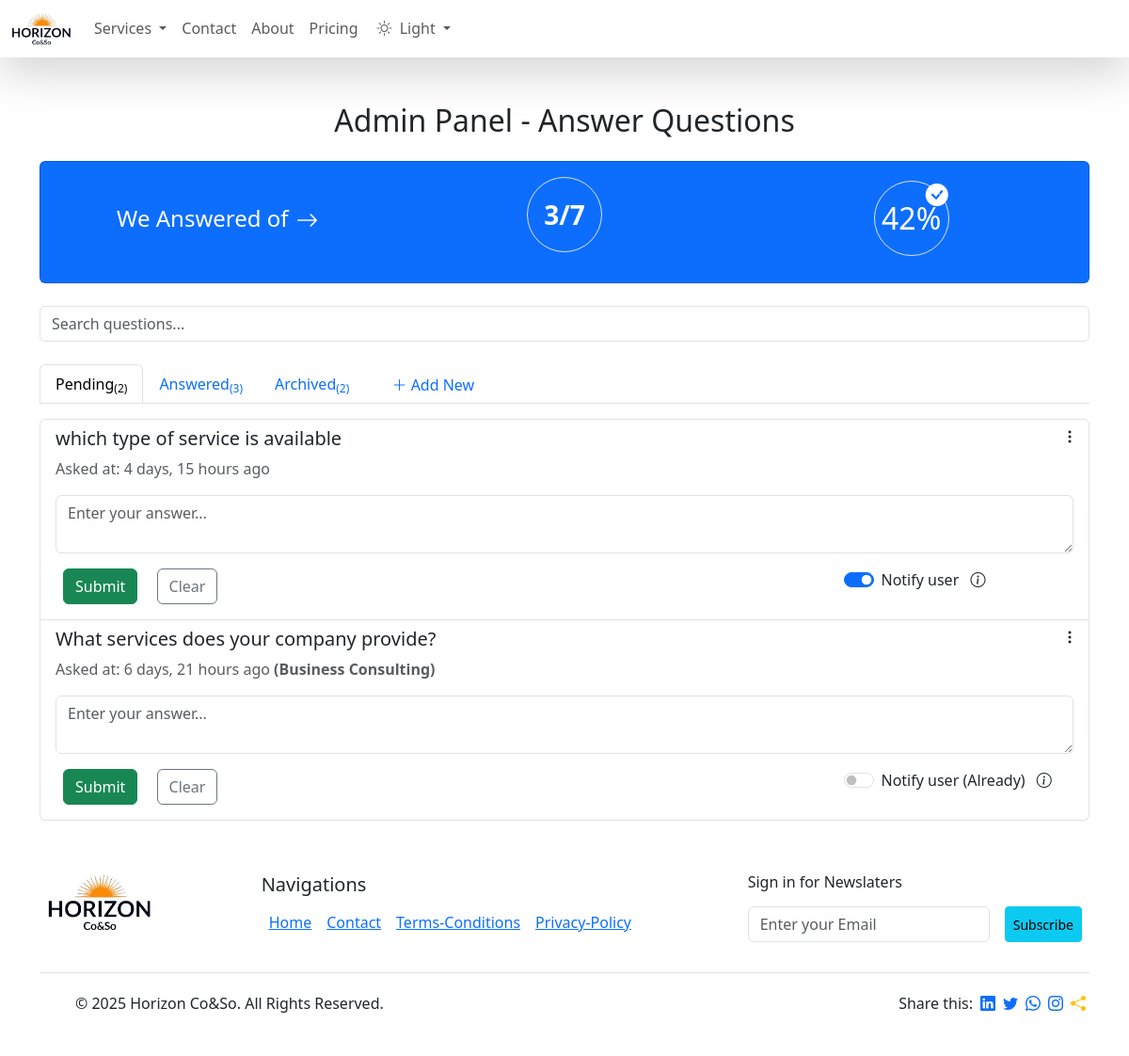
Screenshot of /answer-questions/ (signed in) with the database file from the repository.
### home/models.py (models this page shows, shortened)
class FAQ(models.Model):
    DEFAULT_SERVICE = "default"
    options = [
        ('Panding','Panding'),
        ('Solved','Solved'),
        ('Archive','Archive'),
    ]
    service = models.ForeignKey(Service, on_delete=models.CASCADE, related_name="faqs",null=True, blank=True, help_text="Leave blank for default FAQs")
    question = models.CharField(max_length=100)
    answer = models.TextField(blank=True)
    status = models.CharField(max_length=10,choices=options,default='Panding')
    email = models.EmailField(max_length=50,default='',blank=True)
    notified = models.BooleanField(default=False)
    is_active = models.BooleanField(default=False)
    created_at = models.DateTimeField(auto_now_add=True)
    updated_at = models.DateTimeField(auto_now=False,blank=True,null=True)
    class Meta:
        ordering = ["-created_at"]

class Service(models.Model):
    name = models.CharField(max_length=255, unique=True)
    slug = models.SlugField(unique=True, help_text="Unique identifier for URL")
    def __str__(self):
        return self.name

### home/views.py (the view, shortened to what this page needs)
# urls.py: path('answer-questions/',answerQuestions,name='answers'),
def answerQuestions(request):
    global post_message
    if not request.user.is_authenticated or not is_superuser(request.user):
        return redirect('/admin/login/?next=/answer-questions/')
    post_message = False
    faqs = FAQ.objects.all()
    solved  = faqs.filter(status='Solved').filter(is_active = True).count()
    total = faqs.count()
    percentage = (solved*100)//total
    pending_questions = faqs.filter(status="Panding").order_by('-created_at')
    answered_questions_list = faqs.filter(status='Solved').order_by('-updated_at')
    archived_questions_list = faqs.filter(status='Archive').order_by('-updated_at')
    context = {
        "solved_questions":solved,
        "total_questions":total,
        "percentage_solved":percentage,
        'faqs':faqs,
        "pending_questions":pending_questions,
        "answered_questions_list":answered_questions_list,
        "archived_questions_list":archived_questions_list,
        'post_message':post_message,
    }
    return render(request,'answerQuestions.html',context=context)

### home/views.py (called while the page is built)
def is_superuser(user):
    return user.is_superuser

### home/templates/answerQuestions.html (shortened to what this page needs)
{% extends "navbar.html" %}
{% load static %}
{% load humanize %}
{% block main %}
    <div class="container mt-5">
        <h2 class="text-center mb-4">Admin Panel - Answer Questions</h2>
        <div class="row mb-4">
            <div class="col-md-d6">
                <div class="card text-bg-primary">
                    <div class="card-body text-center">
                        <div class="stats-card row">
                            <h4 class="col-md-4 text d-flex align-items-center justify-content-center">We Answered of <i class="bi bi-arrow-right ms-2 mt-1"></i></h4>
                             <p class="col-md-4 text d-flex align-items-center justify-content-center"><strong class="rounded-circle border d-flex justify-content-center align-items-center position-relative fs-3" style="height:80px;width:80px;">{{ solved_questions }}/{{ total_questions }} </strong></p>
                            <h2 class="col-md-4 text d-flex align-items-center justify-content-center"><span class="rounded-circle border d-flex justify-content-center align-items-center position-relative" style="height:80px;width:80px;">{{ percentage_solved }}% <span class="fs-4 position-absolute top-0 end-0 bi bi-check-circle-fill"></span> </span></h2>
                        </div>
                    </div>
                </div>
            </div>
        </div>
        <div class="input-group mb-4">
            <input type="search" class="form-control" id="searchQuestions" placeholder="Search questions...">
        </div>
        <ul class="nav nav-tabs mb-3 d-flex flex-nowrap flex-row overflow-x-auto overflow-y-hidden tabs-scroller" id="questionTabs">
            <li class="nav-item">
                <button class="nav-link active" onclick="changeTab(1)" id="tab1" data-bs-toggle="tab" data-bs-target="#pendingTab">Pending<sub>{% if pending_questions|length > 0 %}({{pending_questions|length}}){% endif %}</sub></button>
            </li>
            <li class="nav-item">
                <button class="nav-link" onclick="changeTab(2)" data-bs-toggle="tab" id="tab2" data-bs-target="#answeredTab">Answered<sub>{% if answered_questions_list|length > 0 %}({{answered_questions_list|length}}){% endif %}</sub></button>
            </li>
            <li class="nav-item">
                <button class="nav-link" onclick="changeTab(3)" data-bs-toggle="tab" id="tab3" data-bs-target="#archivedTab">Archived<sub>{% if archived_questions_list|length > 0 %}({{archived_questions_list|length}}){% endif %}</sub></button>
            </li>
            <li class="nav-item">
                <a href="/ask-questions/" style="min-width:120px;" class="navk-link btn btn-outline-primary border-0 mt-1 mx-2 rounded-pill"><i class="bi bi-plus-lg ms-2"></i> Add New </a>
            </li>
        </ul>
        <div class="tab-content">
            <div class="tab-pane fade show active" id="pendingTab">
                {% if pending_questions %}
                    <div class="list-group" id="pendingList">
                        {% for question in pending_questions %}
                            <div class="list-group-item position-relative">
                                <div class="dropdown position-absolute end-0 top-0">
                                    <button class="outline-none btn" type="button" data-bs-toggle="dropdown" aria-expanded="false">
                                      <i class="bi bi-three-dots-vertical"></i>
                                    </button>
                                </div>
                                <div class="d-flex">
                                    <div class="me-auto">
                                        <h5>{{ question.question }}</h5>
                                    </div>
                                </div>
                                <p class="text-muted">Asked at: {{ question.created_at |naturaltime}}
                                    {% if question.service %}
                                        <strong>({{question.service}})</strong>
                                    {% endif %}
                                </p>
                                <form class="answerForm" method="post" action="/answer-questions/?tab=2"  data-id="{{ question.id }}">
                                    <div class="input-group mb-2">
                                        <textarea name="answer" class="form-control answerInput" placeholder="Enter your answer..."></textarea>
                                    </div>
                                    <div class="row">
                                        <div class="col-md">
                                            <button type="submit" class="m-2 btn btn-success">Submit</button>
                                            <button type="reset" class="m-2 btn btn-outline-secondary">Clear</button>
                                        </div>
                                        <div class="col-lg-3">
                                            {% if question.email %}
                                            <div class="form-check form-switch m-2">
                                                <input class="form-check-input" name="notify" value="True" type="checkbox" {% if not question.notified %}checked{% endif %} role="switch" id="flexSwitchCheckDefault{{forloop.counter}}">
                                                <label class="form-check-label" for="flexSwitchCheckDefault{{forloop.counter}}">Notify user{% if question.notified %} (Already){% endif %}</label>
                                                <span class="bi bi-info-circle ms-2" data-bs-toggle="tooltip" data-bs-placement="top" data-bs-custom-class="custom-tooltip" data-bs-title="Notify to associate email for answer, Check it before submit!"></span>
                                            </div>
                                            {% else %}
                                                <label class="form-check-label text-danger m-2" >No Email<i class="bi bi-info-circle ms-2" data-bs-toggle="tooltip" data-bs-placement="top" data-bs-custom-class="custom-tooltip" data-bs-title="No email address is associated with question to notify the user"></i></label>
                                            {% endif %}
                                        </div>
                                    </div>
                                </form>
                            </div>
                        {% endfor %}
                    </div>
                {% else %}
                    <p class="text-center text-muted">No pending questions.</p>
                {% endif %}
            </div>
        </div>
    </div>
{% endblock main %}

### home/templates/navbar.html (shortened to what this page needs)
{% load static %}
<!DOCTYPE html>
<html lang="en" id="pagetheme">
<head>
    <link href="https://cdn.jsdelivr.net/npm/bootstrap@5.3.3/dist/css/bootstrap.min.css" rel="stylesheet" >
    <link rel="stylesheet" href="https://cdn.jsdelivr.net/npm/bootstrap-icons@1.11.3/font/bootstrap-icons.min.css">
</head>
<body>
    <nav class="navbar navbar-expand-lg card rounded-0 border-0 shadow-lg position-sticky top-0" style="z-index:1000;">
        <div class="container-fluid">
          <a class="navbar-brand" href="/"><img style="width:4rem;" src="{% static 'img/logo1.png' %}" alt=""></a>
          <div class="collapse navbar-collapse" id="navbarSupportedContent">
            <ul class="navbar-nav me-auto mb-2 mb-lg-0">
                <li class="nav-item dropdown">
                    <a class="nav-link dropdown-toggle" href="#" role="button" data-bs-toggle="dropdown" aria-expanded="false">
                        Services
                    </a>
                </li>
                <li class="nav-item">
                  <a class="nav-link" href="/contact">Contact</a>
                </li>
                <li class="nav-item">
                  <a class="nav-link" href="/#about">About</a>
                </li>
                <li class="nav-item"><a class="nav-link" href="/#pricing">Pricing</a> </li>
                <li class="nav-itemm dropdown">
                    <a class="nav-link dropdown-toggle" type="button" data-bs-toggle="dropdown" aria-expanded="false">
                      <span id="theme_scale"><i class="bi bi-sun mx-1"></i> Light</span>
                    </a>
                </li>
            </ul>
          </div>
        </div>
    </nav>
    {% block main %}{% endblock main %}
    <footer class="footer mt-5">
      <div class="container">
        <div class="d-flex flex-wrap">
          <div class="">
            <div class="m-2">
              <img src="{% static 'img/logo1.png' %}" style="width:7rem;" alt="">
            </div>
          </div>
          <div class="me-auto mx-auto">
            <div class="m-2">
              <h5>Navigations</h5>
              <ul class="nav">
                <a href="/" class="m-2 nav link">Home</a>
                <a href="/contact/" class="m-2 nav link">Contact</a>
                <a href="/terms-conditions/" class="m-2 nav link">Terms-Conditions</a>
                <a href="/privacy-policy/" class="m-2 nav link">Privacy-Policy</a>
              </ul>
            </div>
          </div>
          <div class="row">
            <div class="col-md">
              <h6 class="m-2">Sign in for Newslaters</h6>
              <div class="d-flex">
                <input type="email" name="email" id="email" class="form-control bg-transparent m-2 text-dark" placeholder="Enter your Email">
                <input type="submit" class="btn btn-info m-2 btn-sm" value="Subscribe">
              </div>
            </div>
          </div>
        </div>
        <div class="d-flex flex-wrap justify-content-between align-items-center py-3 my-4 border-top">
          <div class="col-md-4 d-flex align-items-center">
            <a href="/" class="mb-3 me-2 mb-md-0 text-body-secondary text-decoration-none lh-1">
              <svg class="bi" width="30" height="24"><use xlink:href="#bootstrap"></use></svg>
            </a>
            <span class="mb-3 mb-md-0 text-body-dark">© 2025 Horizon Co&So. All Rights Reserved.</span>
          </div>
          <ul class="nav col-md-4 justify-content-end list-unstyled d-flex">
              <p class="m-1">Share this:</p>
              <a class="m-1" href="https://www.linkedin.com/sharing/share-offsite/?url=https://yourwebsite.com" target="_blank">
                  <i class="bi bi-linkedin"></i>
              </a>
              <a class="m-1" href="https://twitter.com/intent/tweet?url=https://yourwebsite.com&text=Check out Horizon Co&So for top-tier consulting and tech solutions!" target="_blank">
                  <i class="bi bi-twitter"></i>
              </a>
              <a class="m-1" href="https://api.whatsapp.com/send?text=Check out Horizon Co&So: https://yourwebsite.com" target="_blank">
                  <i class="bi bi-whatsapp"></i>
              </a>
              <a class="m-1" href="https://www.instagram.com/" target="_blank">
                  <i class="bi bi-instagram"></i>
              </a>
              <a class="m-1" role="button" onclick="shareNative()">
                  <i class="bi bi-share-fill text-warning fs-6"></i>
              </a>
          </ul>
        </div>
      </div>
    </footer>
</body>
</html>

### home/templates/navbar.html (style rules this page uses)
.outline-none { outline: none; border: none; }

### rows the page displays
FAQ: question "which type of service is available", created_at "4 days, 15 hours ago", notified "☑"
FAQ: question "What services does your company provide?", created_at "6 days, 21 hours ago", service "Business Consulting", shows "(Already)"

### other values shown
{{ solved_questions }} "3"
{{ total_questions }} "7"
{{ percentage_solved }} "42"
{{ pending_questions|length }} "2"
{{ answered_questions_list|length }} "3"
{{ archived_questions_list|length }} "2"
